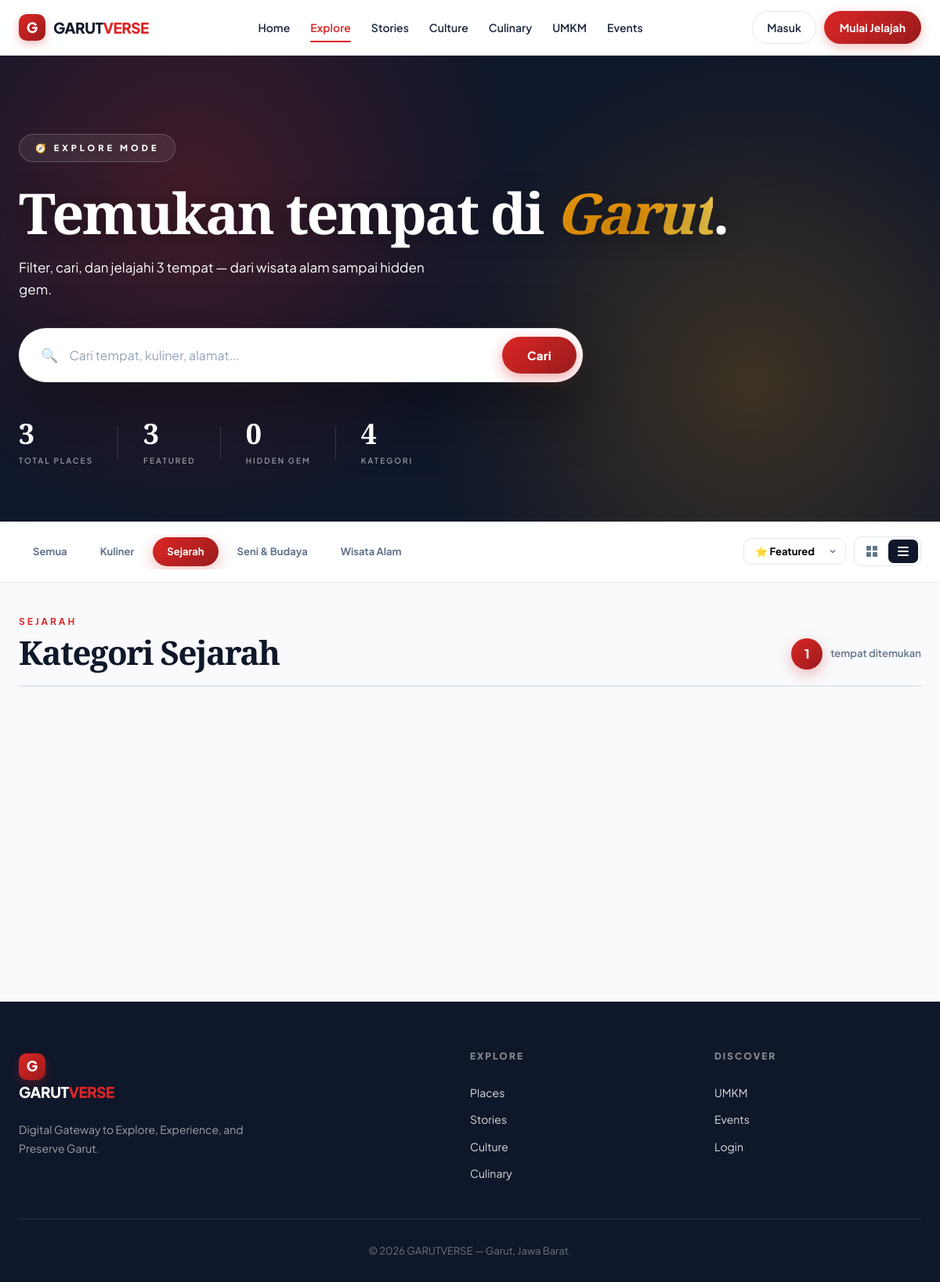
The app's page /explore.php?cat=sejarah&view=list with its own data.
### tables this page shows
CREATE TABLE `categories` (
  `id` bigint(20) UNSIGNED NOT NULL,
  `name` varchar(80) NOT NULL,
  `slug` varchar(100) NOT NULL,
  `icon` varchar(100) DEFAULT NULL,
  `description` text DEFAULT NULL,
  `created_at` datetime NOT NULL DEFAULT current_timestamp(),
  `updated_at` datetime NOT NULL DEFAULT current_timestamp() ON UPDATE current_timestamp()
);

### config.php (called while the page is built, shortened)
<?php
function getRatings($conn) {
    $map = [];
    $q = $conn->query("SELECT place_id, ROUND(AVG(rating),1) avg, COUNT(*) total FROM reviews WHERE status='approved' GROUP BY place_id");
    return $map;
}
function e($str) { return htmlspecialchars($str ?? '', ENT_QUOTES, 'UTF-8'); }

### explore.php (the view, shortened to what this page needs)
<?php
require 'config.php';
$activeCat = $_GET['cat'] ?? '';
$sort      = $_GET['sort'] ?? 'featured';
$view      = $_GET['view'] ?? 'grid';
$where = ["p.status='published'"];
$params = []; $types = '';
if ($activeCat) {
    $where[] = "c.slug = ?";
    $params[] = $activeCat; $types .= 's';
}
$orderBy = match($sort) {
    'name'    => 'p.name ASC',
    'price'   => 'p.price_min ASC',
    'newest'  => 'p.created_at DESC',
    default   => 'p.is_featured DESC, p.is_hidden_gem DESC, p.name ASC',
};
$sql = "SELECT p.*, c.name AS category_name, c.slug AS category_slug, d.name AS district_name
        FROM places p
        LEFT JOIN categories c ON c.id = p.category_id
        LEFT JOIN districts  d ON d.id = p.district_id
        WHERE " . implode(' AND ', $where) . "
        ORDER BY $orderBy";
$stmt = $conn->prepare($sql);
if ($params) $stmt->bind_param($types, ...$params);
$stmt->execute();
$places = $stmt->get_result()->fetch_all(MYSQLI_ASSOC);
$categories = $conn->query("SELECT * FROM categories ORDER BY name")->fetch_all(MYSQLI_ASSOC);
$ratings = getRatings($conn);
$totalPlaces = $conn->query("SELECT COUNT(*) c FROM places WHERE status='published'")->fetch_assoc()['c'];
$hiddenCount = $conn->query("SELECT COUNT(*) c FROM places WHERE status='published' AND is_hidden_gem=1")->fetch_assoc()['c'];
$featuredCount = $conn->query("SELECT COUNT(*) c FROM places WHERE status='published' AND is_featured=1")->fetch_assoc()['c'];
include 'includes/header.php';
?>
<section class="explore-hero">
  <div class="explore-hero-inner">
    <div class="explore-eyebrow">🧭 Explore Mode</div>
    <h1>Temukan tempat di <em>Garut</em>.</h1>
    <p>Filter, cari, dan jelajahi <?= $totalPlaces ?> tempat — dari wisata alam sampai hidden gem.</p>
    <form class="explore-search" method="get" action="explore.php">
      <span class="explore-search-icon">🔍</span>
      <input type="text" name="q" value="<?= e($q) ?>" placeholder="Cari tempat, kuliner, alamat...">
      <button type="submit">Cari</button>
    </form>
    <div class="explore-mini-stats">
      <div><b><?= $totalPlaces ?></b><span>Total Places</span></div>
      <div><b><?= $featuredCount ?></b><span>Featured</span></div>
      <div><b><?= $hiddenCount ?></b><span>Hidden Gem</span></div>
      <div><b><?= count($categories) ?></b><span>Kategori</span></div>
    </div>
  </div>
</section>
<div class="filter-bar">
  <div class="filter-bar-inner">
    <div class="filter-pills">
      <?php
        $baseUrl = 'explore.php?';
        $qs = [];
        if ($view !== 'grid') $qs['view'] = $view;
      ?>
      <a href="<?= $baseUrl . http_build_query($qs) ?>"
         class="filter-pill <?= !$activeCat ? 'active' : '' ?>">Semua</a>
      <?php foreach ($categories as $c): ?>
        <?php $qs2 = $qs; $qs2['cat'] = $c['slug']; ?>
        <a href="<?= $baseUrl . http_build_query($qs2) ?>"
           class="filter-pill <?= $activeCat === $c['slug'] ? 'active' : '' ?>">
          <?= e($c['name']) ?>
        </a>
      <?php endforeach; ?>
    </div>
    <div class="filter-tools">
      <select class="filter-select" onchange="location.href=this.value">
        <?php
          $sortQs = $qs;
          $sortQs['cat'] = $activeCat ?: null;
          $sortQs = array_filter($sortQs, fn($v) => $v !== null && $v !== '');
          $mk = function($s) use ($sortQs, $baseUrl) {
              $sortQs['sort'] = $s;
              return $baseUrl . http_build_query($sortQs);
          };
        ?>
        <option value="<?= $mk('featured') ?>" <?= $sort==='featured'?'selected':'' ?>>⭐ Featured</option>
      </select>
      <div class="view-toggle">
        <?php $viewQs = $qs; $viewQs['cat'] = $activeCat ?: null; $viewQs = array_filter($viewQs, fn($v)=>$v!==null && $v!==''); ?>
        <?php $viewQs['view'] = 'grid'; ?>
        <a href="<?= $baseUrl . http_build_query($viewQs) ?>" class="view-btn <?= $view==='grid'?'active':'' ?>" title="Grid">
          <svg width="16" height="16" viewBox="0 0 16 16" fill="currentColor"><rect x="1" y="1" width="6" height="6" rx="1"/><rect x="9" y="1" width="6" height="6" rx="1"/><rect x="1" y="9" width="6" height="6" rx="1"/><rect x="9" y="9" width="6" height="6" rx="1"/></svg>
        </a>
        <?php $viewQs['view'] = 'list'; ?>
        <a href="<?= $baseUrl . http_build_query($viewQs) ?>" class="view-btn <?= $view==='list'?'active':'' ?>" title="List">
          <svg width="16" height="16" viewBox="0 0 16 16" fill="currentColor"><rect x="1" y="2" width="14" height="2" rx="1"/><rect x="1" y="7" width="14" height="2" rx="1"/><rect x="1" y="12" width="14" height="2" rx="1"/></svg>
        </a>
      </div>
    </div>
  </div>
</div>
<section class="section" style="padding-top:40px;">
  <div class="result-head">
    <div>
      <div class="section-eyebrow">
        <?= $activeCat ? e(ucfirst($activeCat)) : 'All Places' ?>
      </div>
      <h2 class="result-title">
        <?php if ($q): ?>
          Hasil untuk "<?= e($q) ?>"
        <?php elseif ($activeCat): ?>
          Kategori <?= e(ucfirst($activeCat)) ?>
        <?php else: ?>
          Semua tempat di Garut
        <?php endif; ?>
      </h2>
    </div>
    <div class="result-count">
      <b><?= count($places) ?></b> tempat ditemukan
    </div>
  </div>
  <?php if (empty($places)): ?>
    <div class="empty">
      <div class="icon">🔍</div>
      <h3 style="font-size:20px; color:var(--ink); margin-bottom:8px;">Tidak ada hasil</h3>
      <p>Coba ubah kata kunci atau pilih kategori lain.</p>
    </div>
  <?php else: ?>
    <?php if ($view === 'list'): ?>
      <div class="explore-list">
      </div>
    <?php endif; ?>
  <?php endif; ?>
</section>
<?php include 'includes/footer.php'; ?>

### records on screen
categories: name "Kuliner"
categories: name "Sejarah"
categories: name "Seni & Budaya"
categories: name "Wisata Alam"

### other values on screen
$totalPlaces "3"
$featuredCount "3"
$hiddenCount "0"
count($categories) "4"
$activeCat "SEJARAH"
$activeCat "Sejarah"
count($places) "1"
